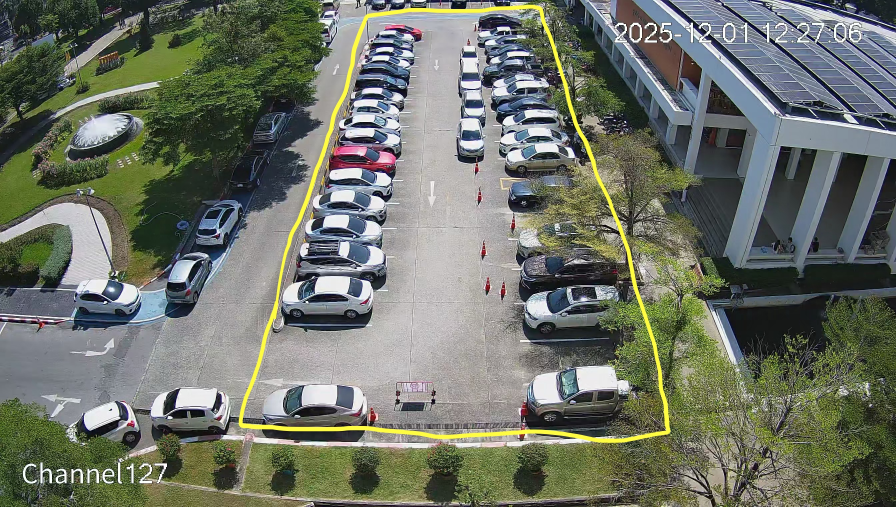
#> input picture config/reference.jpg, 2688 x 1520 px (shown at 1/3 size)
$ python generate_method_images.py
#> lines starting #> are read from the running program, lines starting #| are printed output that depends on the picture; after the words box and inside, x2 and y2 are one past the last pixel; in counts of white or black regions, pixels touching at a corner belong together
import cv2
import json
import os
import numpy as np
import matplotlib.pyplot as plt
import matplotlib.patches as mpatches
from matplotlib.lines import Line2D

BASE_DIR = os.path.dirname(os.path.dirname(os.path.abspath(__file__)))
REF_IMG = os.path.join(BASE_DIR, "config", "reference.jpg")
SPOTS_JSON = os.path.join(BASE_DIR, "config", "spots_data.json")
HOMOGRAPHY_JSON = os.path.join(BASE_DIR, "config", "homography.json")

# Load the actual calibration from homography.json (source of truth at runtime)
with open(HOMOGRAPHY_JSON) as _f:
#> (reads config/homography.json from the repository)
    _hdata = json.load(_f)
SRC_POINTS = np.float32(_hdata["src_points"])
DST_POINTS = np.float32(_hdata["dst_points"])
BEV_W = _hdata["birdseye_w"]
BEV_H = _hdata["birdseye_h"]
HOMOGRAPHY_MATRIX = np.float32(_hdata["matrix"])

DIST_THRESH = 70

# The homography matrix was calibrated at 1920x1080 (see perspective.py defaults).
# reference.jpg and spots_data.json use the native camera resolution (2688x1520).
# We must resize to calibration resolution before warping, and scale spot coords too.
CAL_W, CAL_H = 1920, 1080


def get_perspective_matrix():
    return HOMOGRAPHY_MATRIX


def transform_point(x, y, matrix):
    pt = np.array([[[x, y]]], dtype="float32")
    return cv2.perspectiveTransform(pt, matrix)[0][0]


def load_spots():
    try:
        with open(SPOTS_JSON) as f:
            return json.load(f).get("spots", [])
    except FileNotFoundError:
        return []


def ref_to_cal(img):
    """Resize reference image to calibration resolution for correct warpPerspective."""
    return cv2.resize(img, (CAL_W, CAL_H))


def scale_spot_to_cal(spot, ref_w, ref_h):
    """Scale a spot bbox from native ref resolution to calibration resolution."""
    x1, y1, x2, y2 = spot
    sx, sy = CAL_W / ref_w, CAL_H / ref_h
    return [x1 * sx, y1 * sy, x2 * sx, y2 * sy]


def draw_label(img, text, pos, font_scale=0.9, thickness=2, text_color=(255, 255, 0), bg_color=(0, 0, 0)):
    font = cv2.FONT_HERSHEY_SIMPLEX
    (tw, th), _ = cv2.getTextSize(text, font, font_scale, thickness)
    x, y = pos
    cv2.rectangle(img, (x - 4, y - th - 6), (x + tw + 4, y + 6), bg_color, -1)
    cv2.putText(img, text, (x, y), font, font_scale, text_color, thickness, cv2.LINE_AA)


# ─────────────────────────────────────────────
# IMAGE 1: Homography Calibration
# ─────────────────────────────────────────────
def gen_homography_img():
    ref = cv2.imread(REF_IMG)
#> ref is the input picture: shape (1520, 2688, 3); mean B, G, R 103.3, 114.9, 110
    if ref is None:
        print("Reference image not found!")
        return

    ref_h, ref_w = ref.shape[:2]
    PANEL_H = 700   # fixed output height for both panels

    # ── Left panel: camera view annotated ──
    # SRC_POINTS are in CAL (1920x1080) space; scale them to display size
    panel_left_w = int(CAL_W * PANEL_H / CAL_H)
    left = cv2.resize(ref_to_cal(ref), (panel_left_w, PANEL_H))
    scale = PANEL_H / CAL_H

    src_scaled = (SRC_POINTS * scale).astype(np.int32)

    # Semi-transparent fill inside trapezoid
    overlay = left.copy()
    cv2.fillPoly(overlay, [src_scaled], (0, 0, 180))
    cv2.addWeighted(overlay, 0.30, left, 0.70, 0, left)
    cv2.polylines(left, [src_scaled], isClosed=True, color=(0, 0, 255), thickness=4)
#> left: shape (700, 1244, 3); mean B, G, R 91.3, 103, 114.1

    # Draw numbered corner points with coordinate labels
    corner_labels = [f"P{i} ({int(p[0])},{int(p[1])})" for i, p in enumerate(SRC_POINTS)]
    # Offset label away from edge: push inward for corners near image border
    label_offsets = [(8, 28), (-160, 28), (-190, -18), (8, -18)]
    for pt, label, off in zip(src_scaled, corner_labels, label_offsets):
        cv2.circle(left, tuple(pt), 14, (0, 255, 255), -1)
        cv2.circle(left, tuple(pt), 14, (0, 0, 0), 2)
        lx = max(4, min(pt[0] + off[0], panel_left_w - 200))
        ly = max(24, min(pt[1] + off[1], PANEL_H - 8))
        draw_label(left, label, (lx, ly), font_scale=0.72, thickness=2,
                   text_color=(0, 255, 255), bg_color=(20, 20, 20))
#> this loop made 4 passes
#> (x in draw_label, y in draw_label) on passes 1 to 4: (519, 59), (576, 54), (718, 570), (365, 565)
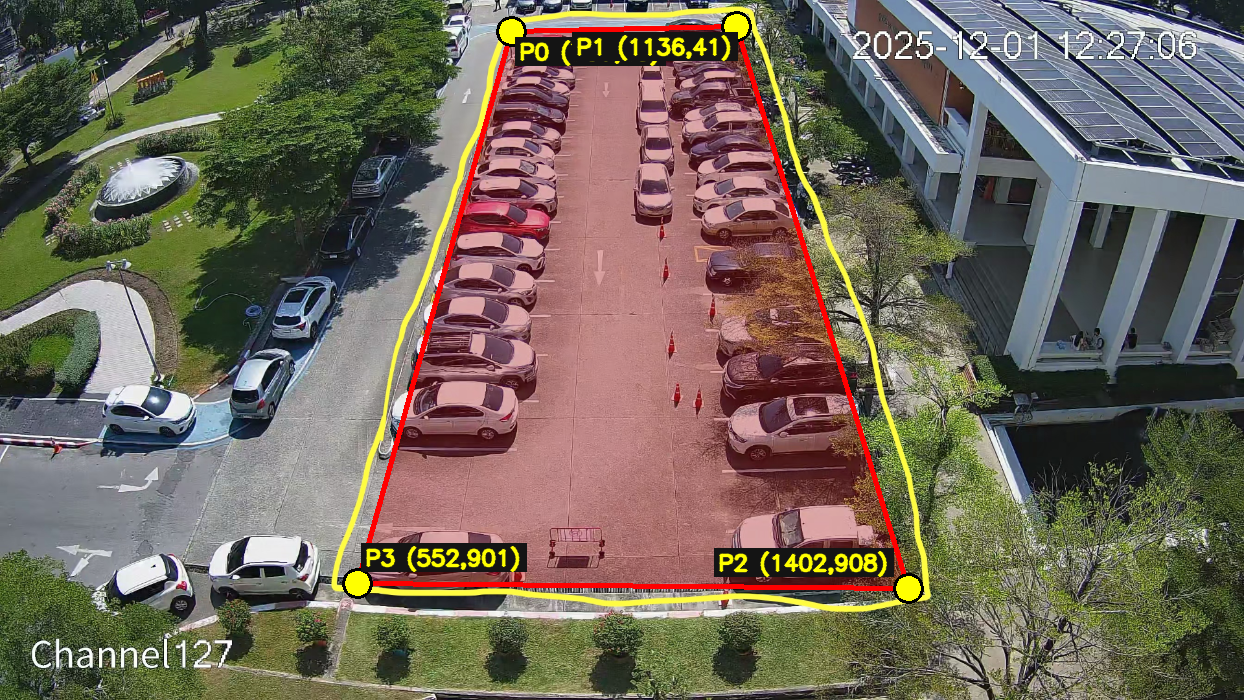
#> left: shape (700, 1244, 3); mean B, G, R 89.6, 103.1, 112.8

    draw_label(left, "Camera View  (src_points)", (14, 36),
               font_scale=0.95, thickness=2, text_color=(255, 255, 255), bg_color=(20, 20, 20))

    # ── Right panel: actual warped BEV image ──
    # Must warp at calibration resolution (1920x1080) - that's what the matrix was computed for
    bev_raw = cv2.warpPerspective(ref_to_cal(ref), get_perspective_matrix(), (BEV_W, BEV_H))

    # Scale BEV to fill panel height, keep aspect ratio, then pad to match left width
    bev_disp_h = PANEL_H
    bev_disp_w = int(BEV_W * bev_disp_h / BEV_H)
    bev_scaled = cv2.resize(bev_raw, (bev_disp_w, bev_disp_h))

    # Pad horizontally to match left panel width
    right = np.ones((PANEL_H, panel_left_w, 3), dtype=np.uint8) * 40
    x_off = (panel_left_w - bev_disp_w) // 2
    right[:, x_off: x_off + bev_disp_w] = bev_scaled

    # Mark the 4 dst corners on the BEV panel
    dst_corners_img = [(x_off, 0), (x_off + bev_disp_w - 1, 0),
                       (x_off + bev_disp_w - 1, PANEL_H - 1), (x_off, PANEL_H - 1)]
    dst_labels = [f"({int(p[0])},{int(p[1])})" for p in DST_POINTS]
    corner_label_offsets = [(6, 26), (-90, 26), (-90, -12), (6, -12)]
    for (px, py), label, off in zip(dst_corners_img, dst_labels, corner_label_offsets):
        cv2.circle(right, (px, py), 14, (0, 255, 255), -1)
        cv2.circle(right, (px, py), 14, (0, 0, 0), 2)
        draw_label(right, label, (px + off[0], py + off[1]),
                   font_scale=0.72, thickness=2,
                   text_color=(0, 255, 255), bg_color=(20, 20, 20))
#> this loop made 4 passes
#> tw in draw_label on passes 1 to 4: 58, 87, 116, 87
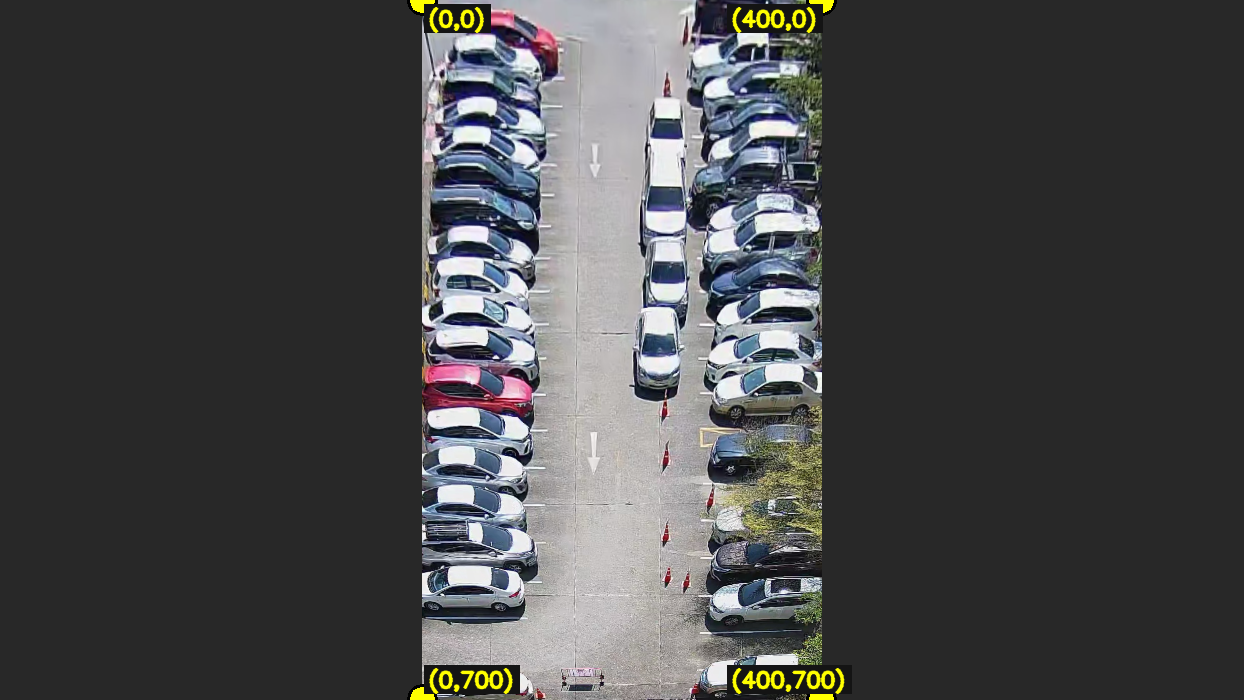
#> right: shape (700, 1244, 3); mean B, G, R 73.1, 72.4, 72.1

    draw_label(right, "BEV Warped Output  (dst_points)", (14, 36),
               font_scale=0.95, thickness=2, text_color=(255, 255, 255), bg_color=(20, 20, 20))

    # ── Center arrow strip ──
    arrow_strip = np.ones((PANEL_H, 130, 3), dtype=np.uint8) * 18
    mid_y = PANEL_H // 2
    cv2.arrowedLine(arrow_strip, (12, mid_y), (110, mid_y), (0, 200, 255), 4, tipLength=0.2)
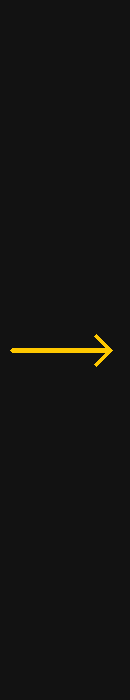
#> arrow_strip: shape (700, 130, 3); mean of channels 0, 1, 2 17.9, 19.3, 19.6; drawn as B, G, R
    draw_label(arrow_strip, "H", (50, mid_y - 18), font_scale=1.1, thickness=2,
               text_color=(0, 200, 255), bg_color=(18, 18, 18))
    draw_label(arrow_strip, "getPerspective", (5, mid_y + 22), font_scale=0.40, thickness=1,
               text_color=(160, 160, 160), bg_color=(18, 18, 18))
    draw_label(arrow_strip, "Transform(src,dst)", (5, mid_y + 38), font_scale=0.40, thickness=1,
               text_color=(160, 160, 160), bg_color=(18, 18, 18))

    # ── Compose ──
    combined = np.concatenate([left, arrow_strip, right], axis=1)
    title_bar = np.ones((60, combined.shape[1], 3), dtype=np.uint8) * 20
    draw_label(title_bar, "Homography Calibration", (combined.shape[1] // 2 - 230, 42),
               font_scale=1.3, thickness=3, text_color=(255, 255, 255), bg_color=(20, 20, 20))
    out_img = np.vstack([title_bar, combined])

    out = os.path.join(BASE_DIR, "homography_calibration.jpg")
    cv2.imwrite(out, out_img, [cv2.IMWRITE_JPEG_QUALITY, 95])
    print(f"Saved {out}")


# ─────────────────────────────────────────────
# IMAGE 2: BEV Projection
# ─────────────────────────────────────────────
def gen_bev_img():
    ref = cv2.imread(REF_IMG)
    if ref is None:
        print("Reference image not found!")
        return

    matrix = get_perspective_matrix()
    spots = load_spots()
#> (reads config/spots_data.json from the repository)
    ref_h, ref_w = ref.shape[:2]
    PANEL_H = 700

    # Display at calibration resolution so spot coords (scaled to cal) line up correctly
    panel_cam_w = int(CAL_W * PANEL_H / CAL_H)
    left = cv2.resize(ref_to_cal(ref), (panel_cam_w, PANEL_H))
    disp_scale = PANEL_H / CAL_H   # from CAL (1920x1080) → display

    np.random.seed(7)
    sim_indices = set(np.random.choice(len(spots), min(9, len(spots)), replace=False).tolist())
    car_spots_cal = []   # spots in cal resolution coords

    for i, spot in enumerate(spots):
        # Scale from native ref resolution → cal resolution → display
        cs = scale_spot_to_cal(spot, ref_w, ref_h)
        x1d, y1d, x2d, y2d = [int(c * disp_scale) for c in cs]
        cv2.rectangle(left, (x1d, y1d), (x2d, y2d), (0, 230, 0), 2)
        if i in sim_indices:
            cx, cy = (x1d + x2d) // 2, y2d - 6
            cw = int((x2d - x1d) * 0.80)
            ch = int((y2d - y1d) * 0.75)
            cv2.rectangle(left, (cx - cw // 2, cy - ch), (cx + cw // 2, cy), (30, 30, 220), -1)
            cv2.rectangle(left, (cx - cw // 2, cy - ch), (cx + cw // 2, cy), (80, 80, 255), 2)
            car_spots_cal.append(scale_spot_to_cal(spot, ref_w, ref_h))
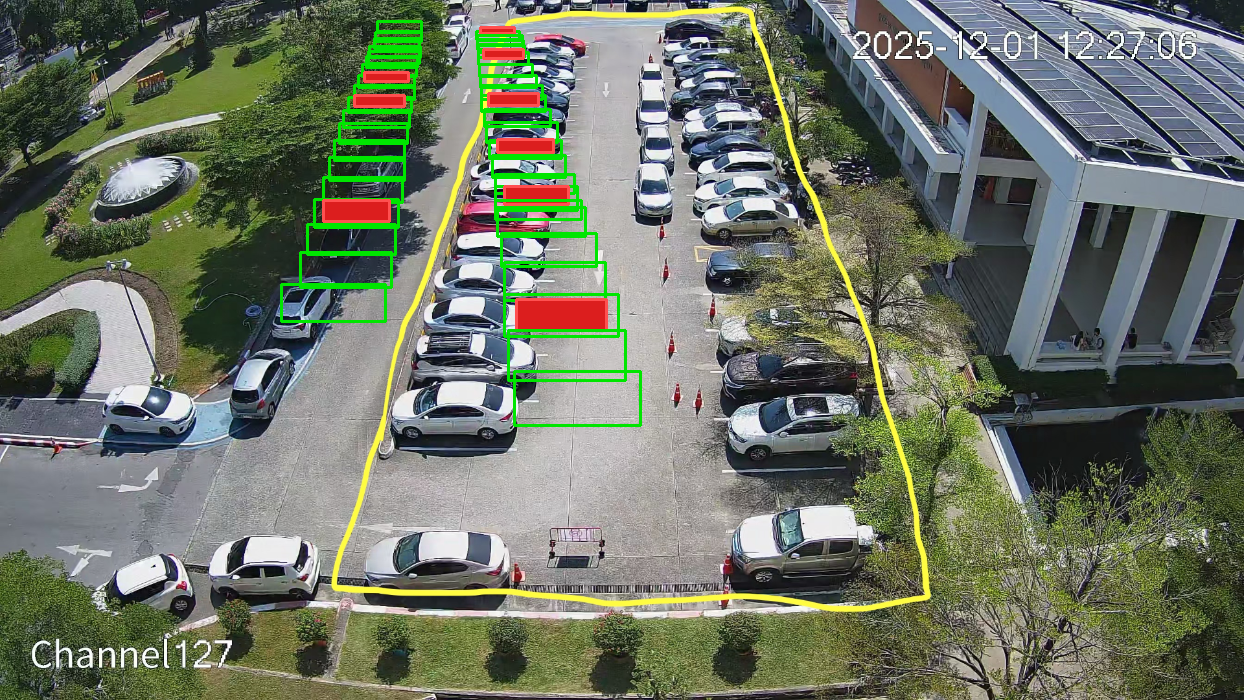
#> left: shape (700, 1244, 3); mean B, G, R 100, 116.2, 108.8
#> after the loop, car_spots_cal = 9 items, first 6: [735.7, 48.32, 801.4, 60.39], [738.6, 80.29, 815.7, 99.47], [552.9, 115.8, 640, 135.7], [742.1, 147.8, 842.1, 171.9], [537.9, 149.9, 635, 173.4], [755.7, 216, 866.4, 245.1]

    draw_label(left, "Camera View", (14, 36), font_scale=0.95, thickness=2,
               text_color=(255, 255, 255), bg_color=(20, 20, 20))
    cv2.rectangle(left, (14, PANEL_H - 68), (40, PANEL_H - 50), (0, 230, 0), 2)
#> left: shape (700, 1244, 3); mean B, G, R 100.2, 116.3, 108.9
    draw_label(left, "Parking Spot", (46, PANEL_H - 50), font_scale=0.62, thickness=1,
               text_color=(0, 230, 0), bg_color=(20, 20, 20))
    cv2.rectangle(left, (14, PANEL_H - 38), (40, PANEL_H - 20), (30, 30, 220), -1)
#> left: shape (700, 1244, 3); mean B, G, R 99.9, 116, 108.7
    draw_label(left, "Simulated Vehicle", (46, PANEL_H - 20), font_scale=0.62, thickness=1,
               text_color=(100, 120, 255), bg_color=(20, 20, 20))

    # ── Right panel: actual warped BEV (warp at calibration res) ──
    bev_raw = cv2.warpPerspective(ref_to_cal(ref), matrix, (BEV_W, BEV_H))

    bev_disp_h = PANEL_H
    bev_disp_w = int(BEV_W * bev_disp_h / BEV_H)
    bev_scaled = cv2.resize(bev_raw, (bev_disp_w, bev_disp_h))

    right = np.ones((PANEL_H, panel_cam_w, 3), dtype=np.uint8) * 28
    x_off = (panel_cam_w - bev_disp_w) // 2
    right[:, x_off: x_off + bev_disp_w] = bev_scaled

    # Overlay spots: transform cal-resolution spot centers through matrix
    for spot in spots:
        cs = scale_spot_to_cal(spot, ref_w, ref_h)
        cx, cy = (cs[0] + cs[2]) / 2, (cs[1] + cs[3]) / 2
        bx, by = transform_point(cx, cy, matrix)
        if not (0 <= bx <= BEV_W and 0 <= by <= BEV_H):
            continue
        bx_draw = int(x_off + bx * bev_disp_w / BEV_W)
        by_draw = int(by * bev_disp_h / BEV_H)
        rw = max(6, int(20 * bev_disp_w / BEV_W))
        rh = max(10, int(40 * bev_disp_h / BEV_H))
        cv2.rectangle(right, (bx_draw - rw, by_draw - rh), (bx_draw + rw, by_draw + rh), (0, 255, 0), 2)
#> this loop made 41 passes
#> (bx, by) on passes 1 to 8: (-209.7, -21.81), (-21.68, 11.8), (-200.9, 10.64), (-15.88, 25.71), (-196.7, 30.6), (-12.52, 39.88), (-7.02, 59.55), (-191.6, 55.11)
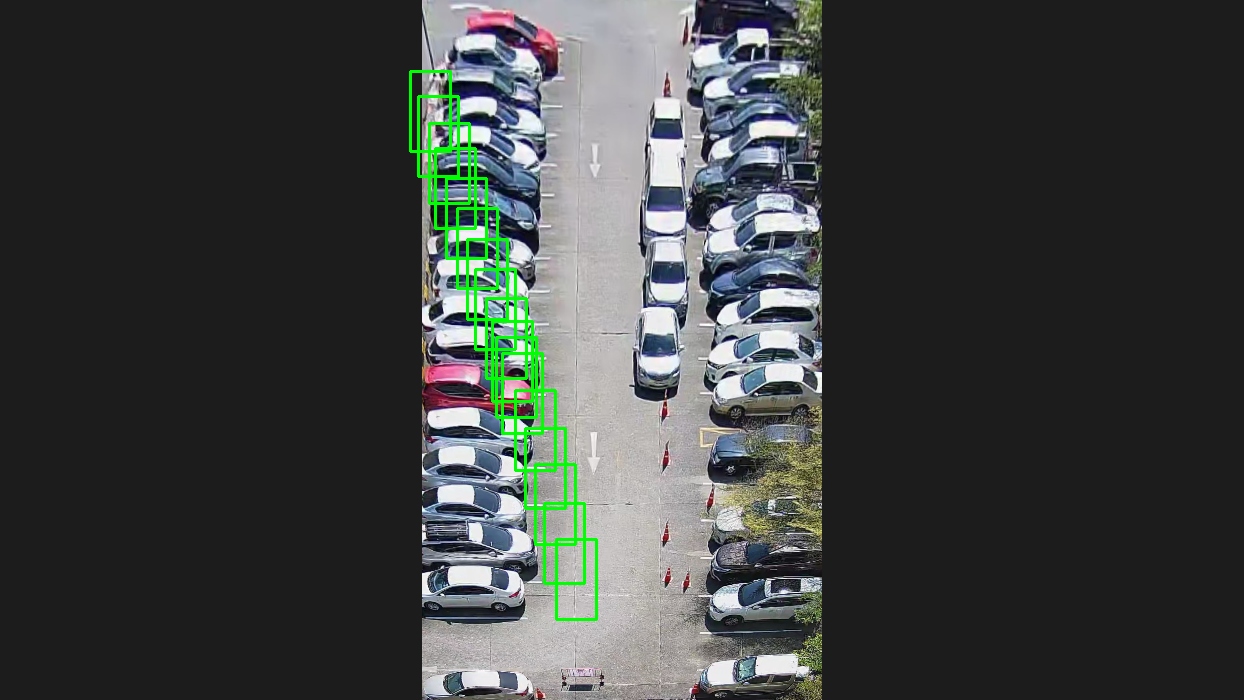
#> right: shape (700, 1244, 3); mean B, G, R 64.5, 66.1, 62.5

    # Overlay simulated car dots in BEV
    for cs in car_spots_cal:
        bx, by = transform_point((cs[0] + cs[2]) / 2, cs[3], matrix)
        if not (0 <= bx <= BEV_W and 0 <= by <= BEV_H):
            continue
        bx_draw = int(x_off + bx * bev_disp_w / BEV_W)
        by_draw = int(by * bev_disp_h / BEV_H)
        cv2.circle(right, (bx_draw, by_draw), 10, (0, 0, 255), -1)
        cv2.circle(right, (bx_draw, by_draw), 10, (80, 80, 255), 2)
#> this loop made 9 passes
#> right: shape (700, 1244, 3); 0.24% of pixels changed, all inside (x1, y1, x2, y2) = (413, 83, 569, 537)

    draw_label(right, "Bird's Eye View (BEV)", (14, 36), font_scale=0.95, thickness=2,
               text_color=(255, 255, 255), bg_color=(20, 20, 20))
    cv2.rectangle(right, (14, PANEL_H - 68), (40, PANEL_H - 50), (0, 255, 0), 2)
#> right: shape (700, 1244, 3); mean B, G, R 64.9, 66.6, 63.5
    draw_label(right, "Parking Spot BEV", (46, PANEL_H - 50), font_scale=0.62, thickness=1,
               text_color=(0, 230, 0), bg_color=(20, 20, 20))
    cv2.circle(right, (27, PANEL_H - 32), 8, (0, 0, 255), -1)
#> right: shape (700, 1244, 3); mean B, G, R 64.9, 66.6, 63.5
    draw_label(right, "Car Tire Footprint", (46, PANEL_H - 20), font_scale=0.62, thickness=1,
               text_color=(100, 120, 255), bg_color=(20, 20, 20))

    # ── Center arrow strip ──
    arrow_strip = np.ones((PANEL_H, 130, 3), dtype=np.uint8) * 18
    mid_y = PANEL_H // 2
    cv2.arrowedLine(arrow_strip, (12, mid_y), (110, mid_y), (0, 200, 255), 4, tipLength=0.2)
    draw_label(arrow_strip, "H*p", (44, mid_y - 18), font_scale=0.9, thickness=2,
               text_color=(0, 200, 255), bg_color=(18, 18, 18))
    draw_label(arrow_strip, "Perspective", (8, mid_y + 22), font_scale=0.40, thickness=1,
               text_color=(160, 160, 160), bg_color=(18, 18, 18))
    draw_label(arrow_strip, "Warp", (30, mid_y + 38), font_scale=0.40, thickness=1,
               text_color=(160, 160, 160), bg_color=(18, 18, 18))

    combined = np.concatenate([left, arrow_strip, right], axis=1)
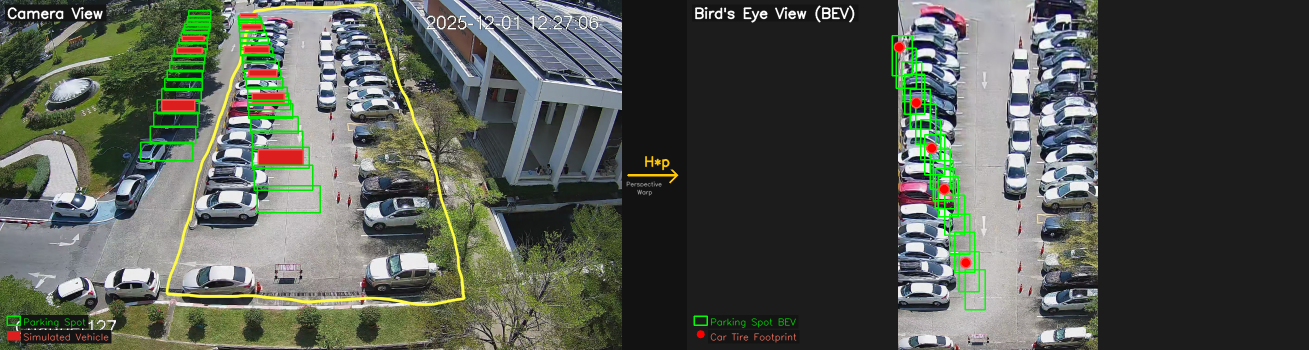
#> combined: shape (700, 2618, 3) (shown at 1/2 size); mean B, G, R 79.1, 87.6, 82.8
    title_bar = np.ones((60, combined.shape[1], 3), dtype=np.uint8) * 20
    draw_label(title_bar, "BEV Projection", (combined.shape[1] // 2 - 165, 42),
               font_scale=1.3, thickness=3, text_color=(255, 255, 255), bg_color=(20, 20, 20))
    out_img = np.vstack([title_bar, combined])

    out = os.path.join(BASE_DIR, "bev_projection.jpg")
    cv2.imwrite(out, out_img, [cv2.IMWRITE_JPEG_QUALITY, 95])
    print(f"Saved {out}")


# ─────────────────────────────────────────────
# IMAGE 3: Greedy Matching O(K log K)
# ─────────────────────────────────────────────
def gen_greedy_img():
    matrix = get_perspective_matrix()
    spots = load_spots()

    # Need native ref resolution to scale spots to calibration space
    ref = cv2.imread(REF_IMG)
    ref_h, ref_w = (ref.shape[:2] if ref is not None else (1520, 2688))

    spot_bev = []
    for spot in spots[14:27]:
        cs = scale_spot_to_cal(spot, ref_w, ref_h)
        bx, by = transform_point((cs[0] + cs[2]) / 2, (cs[1] + cs[3]) / 2, matrix)
        if 0 <= bx <= BEV_W and 0 <= by <= BEV_H:
            spot_bev.append([bx, by])

    if not spot_bev:
        spot_bev = [[100 + i * 40, 200 + (i % 3) * 80] for i in range(8)]

    spot_bev = np.array(spot_bev)

    np.random.seed(42)
    # Most cars near spots, a couple unmatched
#> (the run stopped early here; a loop or call above may not have finished)
